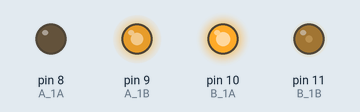
This sketch was run on a simulated Arduino Uno, built with avr-gcc and run on an emulated ATmega328P. Parts: output pins drawn as LEDs (lit = HIGH).

Above: at 0.05 s.
At 1.7 s:
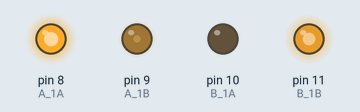
At 2.5 s:
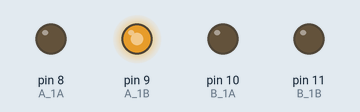
At 2.9 s:
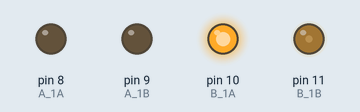
At 3.35 s:
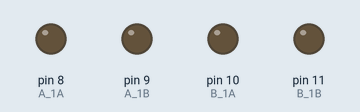
Timing chart, 0 to 7.8 s (numbered marks = the images above):
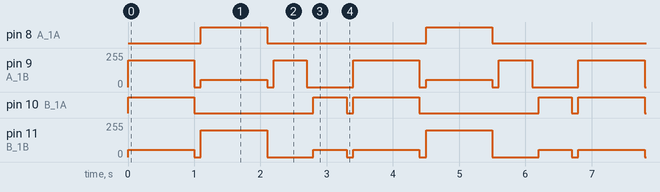

The sketch:

L9110.ino
```cpp
#define A_1A 8 // A_1A控制A馬達的前進（HIGH）、後退（LOW）
#define A_1B 9 // A_1B控制A馬達的速度 0~255 ，LOW表示停止
#define B_1A 10 // B_1A控制B馬達的前進（HIGH）、後退（LOW）
#define B_1B 11 // B_1B控制B馬達的速度 0~255，LOW表示停止

int A_Speed = 200; //設定前進速度
int B_Speed = 200; //設定前進速度

bool A_REVERSE = false;//A馬達前進,後退線路裝相反
bool B_REVERSE = true;//B馬達前進,後退線路裝相反
bool RIGHT_LEFT_REVERSE = false;//A,B馬達裝相反

bool A_Fo = HIGH == A_REVERSE;
bool A_Ba = LOW == A_REVERSE;
bool B_Fo = HIGH == B_REVERSE;
bool B_Ba = LOW == B_REVERSE;

int A_Fo_Speed =  (A_REVERSE ? (255 - A_Speed) : A_Speed); //設定A前進速度
int B_Fo_Speed = (B_REVERSE ? (255 - B_Speed) : B_Speed); //設定B前進速度
int A_Ba_Speed =  (A_REVERSE ? A_Speed : (255 - A_Speed)); //設定A後退速度
int B_Ba_Speed =  (B_REVERSE ? B_Speed : (255 - B_Speed) ); //設定B後退速度

void setup() {

  pinMode(A_1A, OUTPUT);
  pinMode(A_1B, OUTPUT);
  pinMode(B_1A, OUTPUT);
  pinMode(B_1B, OUTPUT);
  digitalWrite(A_1A, LOW);
  digitalWrite(A_1B, LOW);
  digitalWrite(B_1A, LOW);
  digitalWrite(B_1B, LOW);
}

//車子停止
void stopcar() {
  digitalWrite(A_1A, LOW);
  digitalWrite(A_1B, LOW);
  digitalWrite(B_1A, LOW);
  digitalWrite(B_1B, LOW);
}

//車子向前走
void forward() {
  digitalWrite(A_1A, A_Fo);
  analogWrite(A_1B, A_Fo_Speed);
  digitalWrite(B_1A, B_Fo);
  analogWrite(B_1B, B_Fo_Speed);
}

//車子向後走
void backward() {
  digitalWrite(A_1A, A_Ba);
  analogWrite(A_1B, A_Ba_Speed);
  digitalWrite(B_1A, B_Ba);
  analogWrite(B_1B, B_Ba_Speed);
}

//車子右轉
void turnRight() {
  if (RIGHT_LEFT_REVERSE) {
    digitalWrite(A_1A, LOW);
    analogWrite(A_1B, LOW);
    digitalWrite(B_1A, B_Fo);
    analogWrite(B_1B, B_Fo_Speed);
  } else {
    digitalWrite(A_1A, A_Fo);
    analogWrite(A_1B, A_Fo_Speed);
    digitalWrite(B_1A, LOW);
    analogWrite(B_1B, LOW);
  }
}

//車子左轉
void turnLeft() {
  if (RIGHT_LEFT_REVERSE) {
    digitalWrite(A_1A, A_Fo);
    analogWrite(A_1B, A_Fo_Speed);
    digitalWrite(B_1A, LOW);
    analogWrite(B_1B, LOW);
  } else {
    digitalWrite(A_1A, LOW);
    analogWrite(A_1B, LOW);
    digitalWrite(B_1A, B_Fo);
    analogWrite(B_1B, B_Fo_Speed);
  }
}

void loop() {
  forward();
  delay(1000);
  stopcar();
  delay(100);

  backward();
  delay(1000);
  stopcar();
  delay(100);

  turnRight();
  delay(500);
  stopcar();
  delay(100);

  turnLeft();
  delay(500);
  stopcar();
  delay(100);

//  stopcar();
//  delay(2000);
}
```

Measured:
- by itself, pin 8 (A_1A): alternates HIGH for 1.0 s and LOW for 2.4 s
- by itself, pin 9 (A_1B): repeats every 3.4 s: 0/255 0.10 s, 55/255 1.0 s, 0/255 0.10 s, 200/255 0.50 s, 0/255 0.70 s, 200/255 1.0 s
- by itself, pin 10 (B_1A): repeats every 3.4 s: LOW 1.8 s, HIGH 0.50 s, LOW 0.10 s, HIGH 1.0 s
- by itself, pin 11 (B_1B): repeats every 3.4 s: 0/255 0.10 s, 200/255 1.0 s, 0/255 0.70 s, 55/255 0.50 s, 0/255 0.10 s, 55/255 1.0 s
